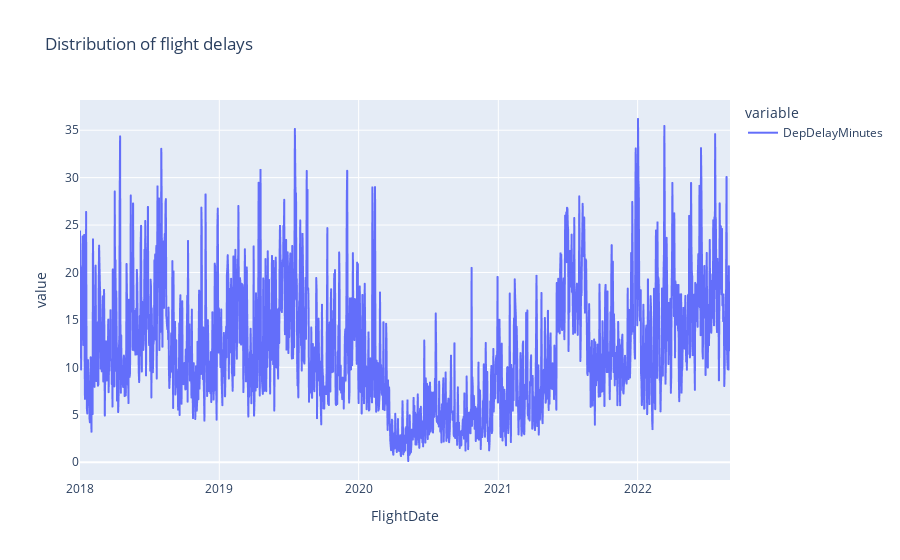

Here is the notebook cell this chart was saved with:
### Code cell
fig = px.line(df_flights
              .groupby("FlightDate")
              [["DepDelayMinutes"]]
              .mean(),
              title="Distribution of flight delays"
              )
fig.show()

### Figure 1 — Plotly figure (JSON) as saved in the notebook; plotly's stock layout.template omitted (floating-point values rounded to 4 significant figures; data arrays with more than 128 entries replaced by an {"elided": "..."} marker saying what was removed)
{"data": [{"hovertemplate": "variable=DepDelayMinutes<br>FlightDate=%{x}<br>value=%{y}<extra></extra>", "legendgroup": "DepDelayMinutes", "line": {"color": "#636efa", "dash": "solid"}, "marker": {"symbol": "circle"}, "mode": "lines", "name": "DepDelayMinutes", "showlegend": true, "type": "scattergl", "x": {"elided": "1704 str values"}, "xaxis": "x", "y": {"elided": "1704 float values"}, "yaxis": "y"}], "layout": {"legend": {"title": {"text": "variable"}, "tracegroupgap": 0}, "title": {"text": "Distribution of flight delays"}, "xaxis": {"anchor": "y", "domain": [0, 1], "title": {"text": "FlightDate"}}, "yaxis": {"anchor": "x", "domain": [0, 1], "title": {"text": "value"}}}}
